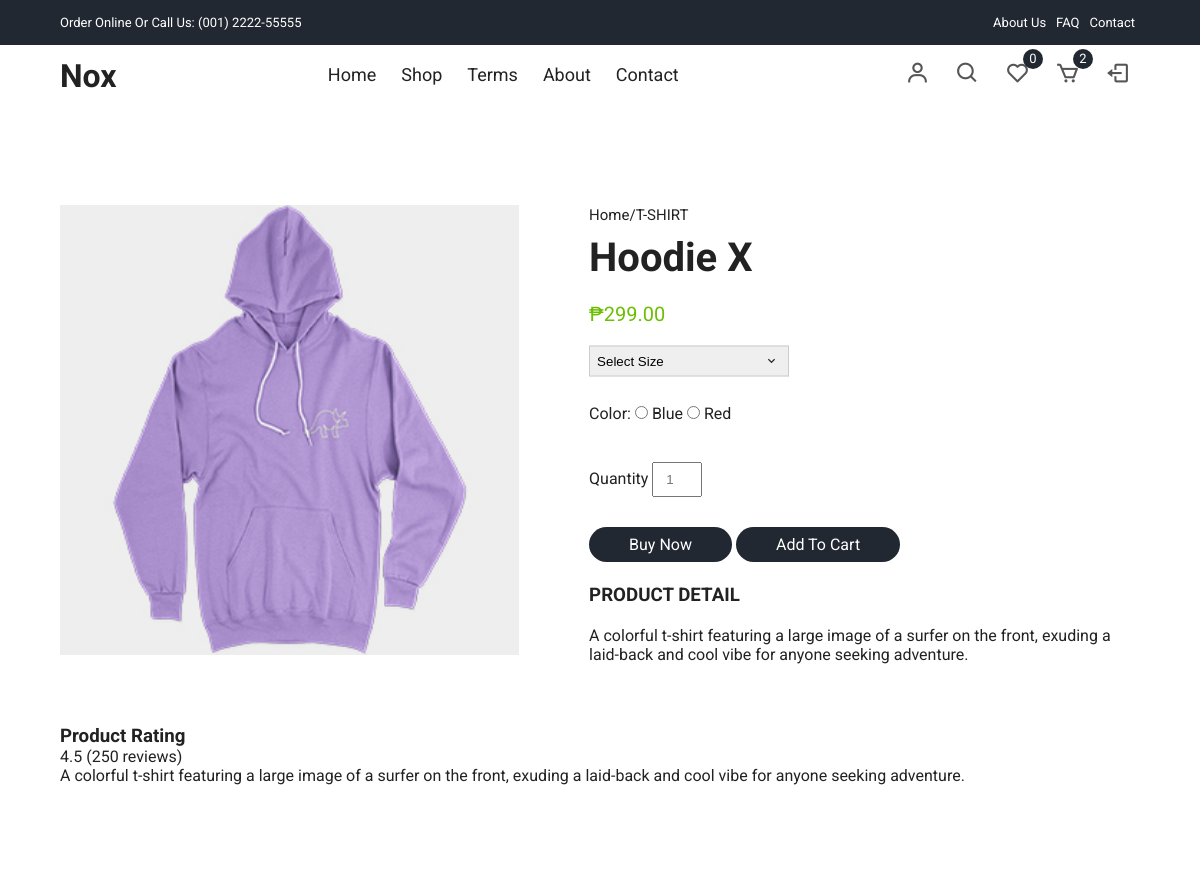
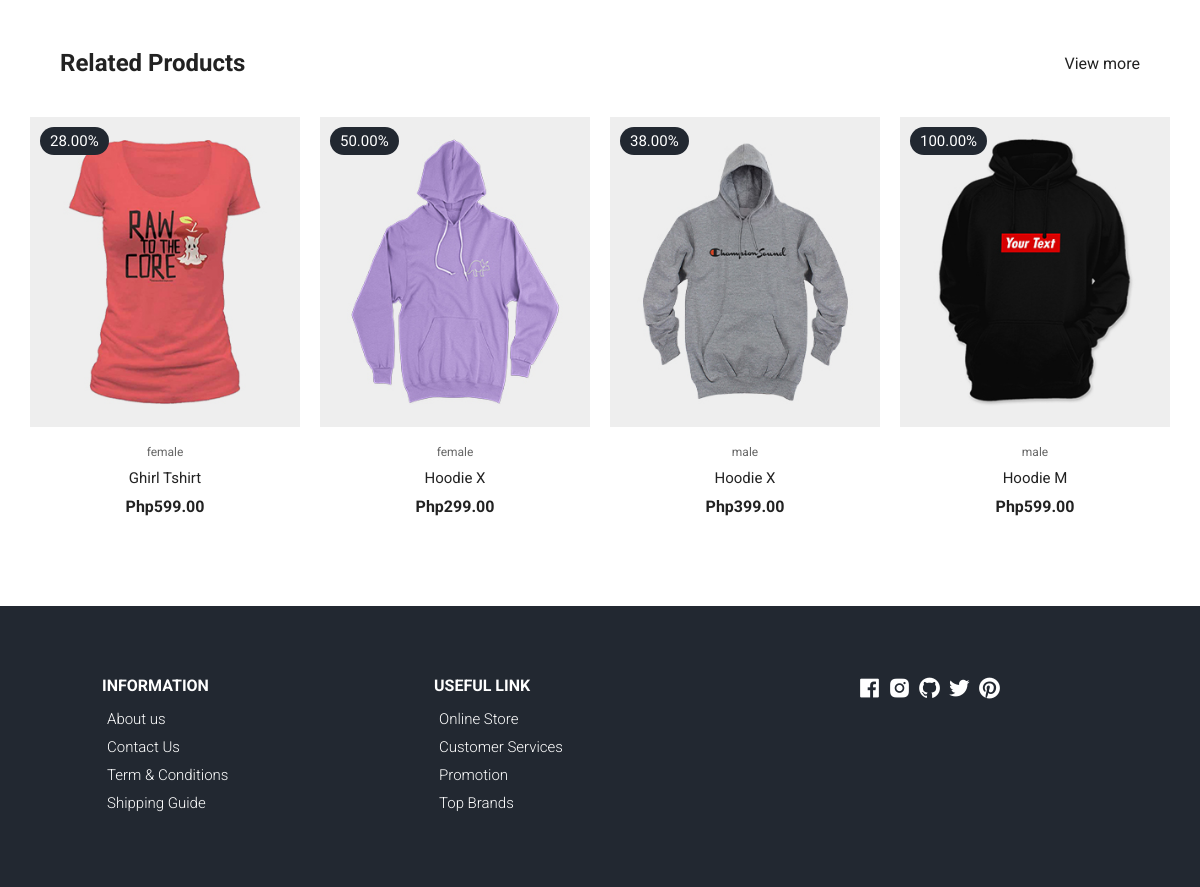
The app's page /user/productDetails.php?id=2 (signed in) with its own data (2 pictures, top to bottom).
### tables this page shows
CREATE TABLE `products` (
  `id` int(11) NOT NULL,
  `name_item` varchar(250) NOT NULL,
  `type` varchar(50) NOT NULL,
  `color` varchar(50) NOT NULL,
  `size` varchar(50) NOT NULL,
  `manufacturer` varchar(100) NOT NULL,
  `description` varchar(250) NOT NULL,
  `category` varchar(250) NOT NULL,
  `quantity` int(15) NOT NULL,
  `status` varchar(50) NOT NULL,
  `image_front` longblob NOT NULL,
  `image_back` longblob NOT NULL,
  `discount` decimal(5,2) NOT NULL,
  `price` decimal(10,2) NOT NULL,
  `date_insert` date NOT NULL DEFAULT current_timestamp()
);

### user/productDetails.php (the view, shortened to what this page needs)
<?php
include 'dbconn/conn.php';
$email = $_SESSION['email'];
$stmt = $conn->prepare("SELECT * FROM customer WHERE email = ?");
$stmt->bind_param("s", $email);
$stmt->execute();
$result = $stmt->get_result();
if ($result->num_rows > 0) {
    $user = $result->fetch_assoc();
    $user_id = $user['id'];
} else {
    header("Location: login-signup.php?error=Login%20First");
    exit();
}
if (isset($_GET['id'])) {
    $product_id = $_GET['id'];
} else {
    header("Location: index.php");
    exit();
}
$stmt = $conn->prepare("SELECT * FROM products WHERE id = ?");
$stmt->bind_param("i", $product_id);
$stmt->execute();
$result = $stmt->get_result();
if ($result->num_rows > 0) {
    $product = $result->fetch_assoc();
} else {
    header("Location: index.php?error=Product%20Not%20Found");
    exit();
}
?>
<!DOCTYPE html>
<html lang="en">
<head>
    <link rel="stylesheet" href="https://cdn.jsdelivr.net/npm/boxicons@latest/css/boxicons.min.css"/>
    <link rel="stylesheet" href="./css/styles.css"/>
</head>
  <?php
$query = $conn->prepare("SELECT COUNT(id) AS numberofproduct FROM addcart WHERE customer_id = ? AND status != 'Paid'");
$query->bind_param("s", $user_id);
$query->execute();
$result = $query->get_result();
if ($result && $result->num_rows > 0) {
    $row = $result->fetch_assoc();
    $numberofproduct = $row['numberofproduct'];
} else {
    $numberofproduct = 0;
}
?>
<?php
$user_id = $_SESSION['user_id'];
$query = $conn->prepare("SELECT COUNT(id) AS numberwish  FROM wishlist WHERE customer_id = ?");
$query->bind_param("s", $user_id);
$query->execute();
$result = $query->get_result();
if ($result && $result->num_rows > 0) {
    $row = $result->fetch_assoc();
    $numberwish  = $row['numberwish'];
} else {
    $numberwish  = 0;
}
?>
<body>
    <div class="top-nav">
        <div class="container d-flex">
            <p>Order Online Or Call Us: (001) 2222-55555</p>
            <ul class="d-flex">
                <li><a href="#">About Us</a></li>
                <li><a href="#">FAQ</a></li>
                <li><a href="#">Contact</a></li>
            </ul>
        </div>
    </div>
    <div class="navigation">
        <div class="nav-center container d-flex">
            <a href="index.html" class="logo"><h1>Nox</h1></a>
            <ul class="nav-list d-flex">
                <li class="nav-item"><a href="index.php" class="nav-link">Home</a></li>
                <li class="nav-item"><a href="product.php" class="nav-link">Shop</a></li>
                <li class="nav-item"><a href="#terms" class="nav-link">Terms</a></li>
                <li class="nav-item"><a href="#about" class="nav-link">About</a></li>
                <li class="nav-item"><a href="#contact" class="nav-link">Contact</a></li>
            </ul>
            <div class="icons d-flex">
            <a href="login-signup.php" class="icon">
              <i class="bx bx-user"></i>
            </a>
            <div class="icon">
              <i class="bx bx-search"></i>
            </div>
           <a href="wishlist.php" class="icon">
              <i class="bx bx-heart"></i>
              <span id="wishlistCount" class="d-flex"><?php echo $numberwish; ?></span>
              </a>
            <a href="cart.php" class="icon">
              <i class="bx bx-cart"></i>
              <span id="count" class="d-flex"><?php echo $numberofproduct; ?></span>
            </a>
            <a href="logout.php" class="icon">
              <i class="bx bx-log-out"></i>
            </a>
          </div>
        </div>
    </div>
<section class="section product-detail">
    <div class="details container">
        <div class="left image-container">
            <div class="main">
                <img src="../admin/uploads/<?php echo htmlspecialchars($product['image_front']); ?>" id="zoom" alt="Product Image"/>
            </div>
        </div>
        <div class="right">
            <span>Home/<?php echo htmlspecialchars($product['category']); ?></span>
            <h1><?php echo htmlspecialchars($product['name_item']); ?></h1>
            <div class="price">₱<?php echo number_format($product['price'], 2); ?></div>
            <form id="select-form">
                <div class="select-container" style="margin-left: 210px;">
                <span >
                    <select id="select-size" name="size">
                        <option>Select Size</option>
                    </select>
                    <span class="select-icon"><i class="bx bx-chevron-down"></i></span>
                </span>
                </div>
            </form><br>
                 <form id="color-form">
    <div class="color-container">
        <label>Color:</label>
        <div class="color-options">
            <label for="color-blue">
                <input type="radio" id="color-blue" name="color" value="blue">
                <span class="color-box blue"></span> Blue
            </label>
            <label for="color-red">
                <input type="radio" id="color-red" name="color" value="red">
                <span class="color-box red"></span> Red
            </label>
        </div>
    </div>
</form>
            <br>
                <form class="form">
                    <label>Quantity</label>
                    <input type="number" placeholder="1" style="width: 50px;" min="1" max="<?php echo $product['quantity']; ?>"/>
                 <br><br><br>
                    <a href="" class="addCart">Buy Now</a>
                    <a href="" class="addCart">Add To Cart</a>
                </form>
            <h3>Product Detail</h3>
            <p><?php echo htmlspecialchars($product['description']); ?></p>
        </div>
    </div>
</section>
<?php
  $stmt = $conn->prepare("SELECT id, name_item, type, discount, price, image_front FROM products WHERE YEAR(date_insert) = 2024 LIMIT 4 ");
  $stmt->execute();
  $featured = $stmt->get_result()->fetch_all(MYSQLI_ASSOC);
?>
<section class="section product-rating" style="margin-top: -100px;">
    <div class="container">
        <h3 class="section-title">Product Rating</h3>
        <div class="rating-details">
            <span class="rating-value">4.5</span>
            <span class="rating-count">(250 reviews)</span>
        </div>
        <div class="rating-description">
            <p><?php echo htmlspecialchars($product['description']); ?></p>
        </div>
    </div>
</section>
    <section class="section featured">
        <div class="top container">
            <h1>Related Products</h1>
            <a href="#" class="view-more">View more</a>
        </div>
        <div class="product-center">
    <?php foreach ($featured as $product): ?>
    <div class="product-item">
      <div class="overlay">
        <a href="productDetails.php?id=<?php echo $product['id']; ?>" class="product-thumb">
          <img src="./images/<?php echo $product['image_front']; ?>" alt="<?php echo $product['name_item']; ?>" />
        </a>
        <?php if ($product['discount'] > 0): ?>
        <span class="discount"><?php echo $product['discount']; ?>%</span>
        <?php endif; ?>
      </div>
      <div class="product-info">
        <span><?php echo $product['type']; ?></span>
        <a href="productDetails.php?id=<?php echo $product['id']; ?>"><?php echo $product['name_item']; ?></a>
        <h4>Php<?php echo $product['price']; ?></h4>
      </div>
      <ul class="icons">
      </ul>
    </div>
    <?php endforeach; ?>
  </div>
    </section>
    <footer class="footer">
        <div class="row">
            <div class="col d-flex">
                <h4>INFORMATION</h4>
                <a href="">About us</a>
                <a href="">Contact Us</a>
                <a href="">Term & Conditions</a>
                <a href="">Shipping Guide</a>
            </div>
            <div class="col d-flex">
                <h4>USEFUL LINK</h4>
                <a href="">Online Store</a>
                <a href="">Customer Services</a>
                <a href="">Promotion</a>
                <a href="">Top Brands</a>
            </div>
            <div class="col d-flex">
                <span><i class="bx bxl-facebook-square"></i></span>
                <span><i class="bx bxl-instagram-alt"></i></span>
                <span><i class="bx bxl-github"></i></span>
                <span><i class="bx bxl-twitter"></i></span>
                <span><i class="bx bxl-pinterest"></i></span>
            </div>
        </div>
    </footer>
</body>
</html>

### records on screen
products: image_front (picture), category "T-SHIRT", name_item "Hoodie X", price "299.00", description "A colorful t-shirt featuring a large image of a surfer on the front, exuding a laid-back and cool vibe for anyone seeking adventure.", discount "50.00", type "female"
products: image_front (picture), discount "28.00", type "female", name_item "Ghirl Tshirt", price "599.00"
products: image_front (picture), discount "38.00", type "male", name_item "Hoodie X", price "399.00"
products: image_front (picture), discount "100.00", type "male", name_item "Hoodie M", price "599.00"

### other values on screen
$numberwish "0"
$numberofproduct "2"
